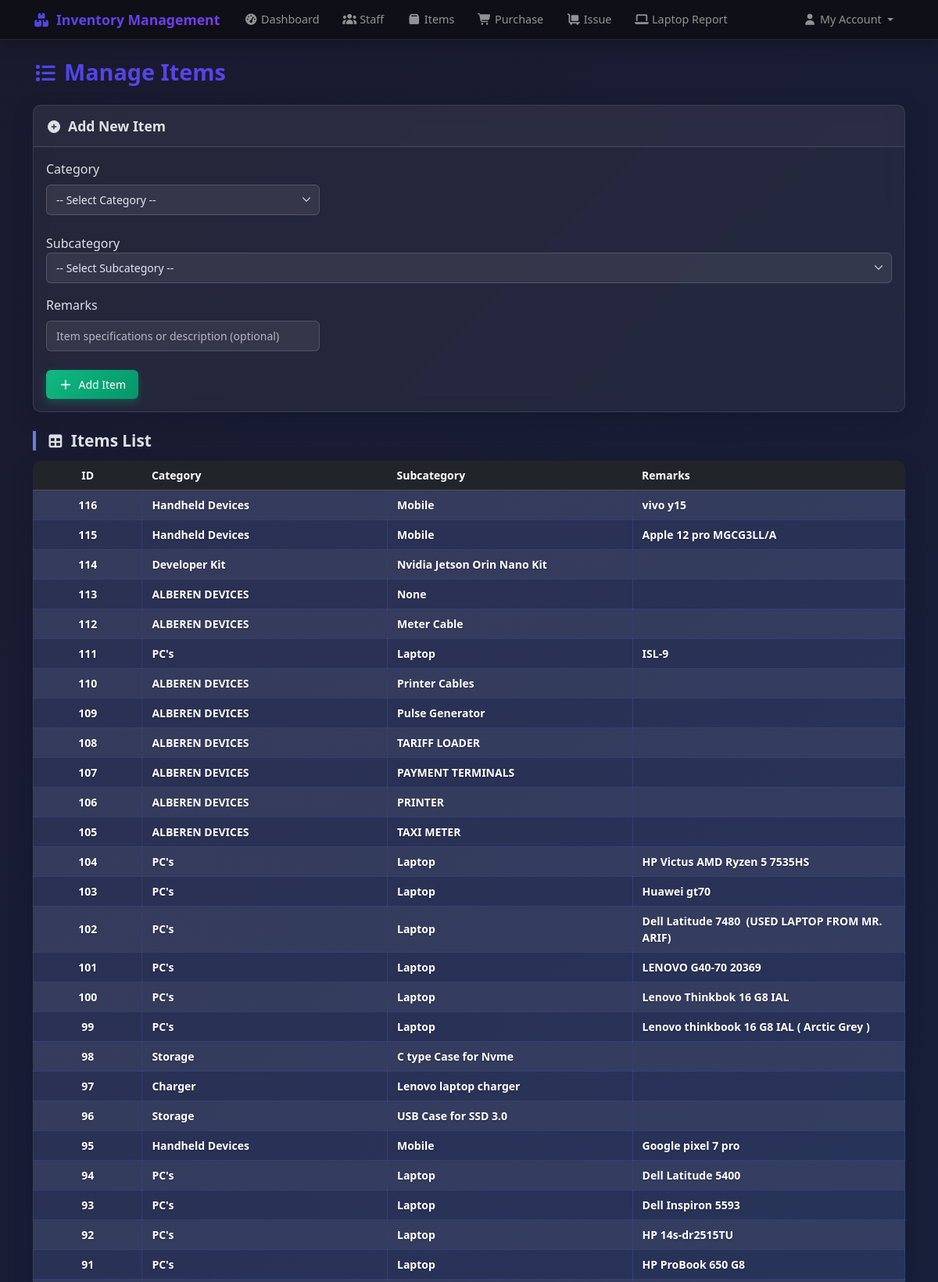
/items (upper part), run on the app's committed database.
### tables this page shows
CREATE TABLE items (
    id INTEGER PRIMARY KEY AUTOINCREMENT,
    category_id INTEGER,
    subcategory_id INTEGER,
    specs TEXT,
    remarks TEXT -- Added remarks field
);

CREATE TABLE categories (
    id INTEGER PRIMARY KEY AUTOINCREMENT,
    name TEXT NOT NULL UNIQUE
);

CREATE TABLE subcategories (
    id INTEGER PRIMARY KEY AUTOINCREMENT,
    name TEXT NOT NULL,
    category_id INTEGER NOT NULL,
    FOREIGN KEY (category_id) REFERENCES categories (id)
);

### routes.py (the view, shortened to what this page needs)
@main_bp.route('/items', methods=['GET', 'POST'])
def items():
    conn = get_db_connection()
    categories = conn.execute('SELECT MIN(id) as id, name FROM categories GROUP BY LOWER(name) ORDER BY name ASC').fetchall()
    items = conn.execute('SELECT i.id, c.name as category, s.name as subcategory, i.specs as remarks FROM items i LEFT JOIN categories c ON i.category_id = c.id LEFT JOIN subcategories s ON i.subcategory_id = s.id ORDER BY i.id DESC').fetchall()
    conn.close()
    return render_template('items.html', categories=categories, items=items)

### db.py (called while the page is built)
def get_db_connection():
    conn = sqlite3.connect('inventory.db')
    conn.row_factory = sqlite3.Row
    return conn

### templates/items.html (shortened to what this page needs)
{% extends "base.html" %}
{% block content %}
<h1 class="page-title">
    <i class="fas fa-list me-2"></i>Manage Items
</h1>
<div class="card mb-4">
    <div class="card-header">
        <i class="fas fa-plus-circle me-2"></i>Add New Item
    </div>
    <div class="card-body">
        <form method="POST" class="row g-3">
            <div class="col-12 col-sm-6 col-lg-4 mb-2">
                <label class="form-label">Category</label>
                <select name="category_id" id="categoryDropdown" class="form-select" required onchange="toggleCustomCategory(this)">
                    <option value="">-- Select Category --</option>
                </select>
            </div>
            <div class="
                <label class="form-label">Subcategory</label>
                <select name="subcategory_id" id="subcategoryDropdown" class="form-select" required onchange="toggleCustomSubcategory(this)">
                    <option value="">-- Select Subcategory --</option>
                </select>
            </div>
            <div class="col-12 col-lg-4 mb-2">
                <label class="form-label">Remarks</label>
                <input type="text" name="remarks" class="form-control" placeholder="Item specifications or description (optional)">
            </div>
            <div class="col-12">
                <button type="submit" class="btn btn-success btn-sm">
                    <i class="fas fa-plus me-2"></i>Add Item
                </button>
            </div>
        </form>
    </div>
</div>
<h4 class="section-header"><i class="fas fa-table me-2"></i>Items List</h4>
<div class="table-responsive">
    <table class="table table-striped table-hover items-table">
        <thead class="table-dark">
            <tr>
                <th>ID</th>
                <th>Category</th>
                <th>Subcategory</th>
                <th>Remarks</th>
            </tr>
        </thead>
        <tbody>
            {% for item in items %}
            <tr>
                <td>{{ item['id'] }}</td>
                <td>{{ item['category'] }}</td>
                <td>{{ item['subcategory'] }}</td>
                <td>{{ item['remarks'] }}</td>
            </tr>
            {% else %}
            <tr><td colspan="4" class="text-center text-muted">No items added yet</td></tr>
            {% endfor %}
        </tbody>
    </table>
</div>
{% endblock %}

### templates/base.html (style rules this page uses)
:root { --primary-gradient: linear-gradient(135deg, #4f46e5 0%, #7c3aed 100%); --secondary-gradient: linear-gradient(135deg, #06b6d4 0%, #3b82f6 100%); --success-gradient: linear-gradient(135deg, #10b981 0%, #059669 100%); --warning-gradient: linear-gradient(135deg, #f59e0b 0%, #d97706 100%); --card-shadow: 0 10px 25px rgba(15, 23, 42, 0.4); --card-shadow-hover: 0 15px 35px rgba(15, 23, 42, 0.5); --border-radius: 10px; }
body { background: linear-gradient(135deg, #1a1a2e 0%, #16213e 50%, #0f3460 100%); min-height: 100vh; font-family: 'Segoe UI', Tahoma, Geneva, Verdana, sans-serif; }
.card { background: rgba(255, 255, 255, 0.05); backdrop-filter: blur(10px); border: 1px solid rgba(255, 255, 255, 0.1); border-radius: var(--border-radius); box-shadow: var(--card-shadow); transition: all 0.3s ease; }
.card-header { font-size: 1.1rem; font-weight: 600; padding: 0.8rem 1rem; }
.card-header i { font-size: 1rem; margin-right: 0.4rem; }
.table { background: rgba(255, 255, 255, 0.03); border-radius: var(--border-radius); overflow: hidden; box-shadow: var(--card-shadow); font-size: 14px; }
.table th, .table td { padding: 8px 12px; vertical-align: middle; }
.table th:first-child, .table td:first-child { width: 60px; text-align: center; }
.table-responsive { border-radius: var(--border-radius); max-height: 75vh; overflow: auto; }
.table th, .table td { overflow: hidden; text-overflow: ellipsis; max-width: 200px; }
.items-table th:nth-child(1), .items-table td:nth-child(1) { width: 80px; }
.items-table th:nth-child(2), .items-table td:nth-child(2) { width: 180px; }
.items-table th:nth-child(3), .items-table td:nth-child(3) { width: 180px; }
.items-table th:nth-child(4), .items-table td:nth-child(4) { width: 400px; }
.table-dark { background: rgba(0, 0, 0, 0.3); }
.table tbody tr { transition: all 0.2s ease; }
.table td { font-weight: 600; color: #f0f8ff; background: rgba(102, 126, 234, 0.06); border: 1px solid rgba(102, 126, 234, 0.15); }
.staff-table td, .items-table td, .purchase-table td, .issue-table td { font-weight: 600; color: #f0f8ff; background: rgba(102, 126, 234, 0.08); border: 1px solid rgba(102, 126, 234, 0.2); text-shadow: 0 1px 2px rgba(0, 0, 0, 0.3); }
.staff-table td:nth-child(2), .staff-table td:nth-child(3), .staff-table td:nth-child(4), .items-table td:nth-child(2), .items-table td:nth-child(3), .items-table td:nth-child(4), .purchase-table td:nth-child(2), .purchase-table td:nth-child(4), .purchase-table td:nth-child(5), .purchase-table td:nth-child(6), .issue-table td:nth-child(2), .issue-table td:nth-child(3), .issue-table td:nth-child(4), .issue-table td:nth-child(5), .issue-table td:nth-child(6) { font-weight: 700; color: #ffffff; background: rgba(102, 126, 234, 0.15); border: 1px solid rgba(102, 126, 234, 0.3); }
.table tbody td:nth-child(1), .table tbody td:nth-child(2) { font-weight: 700; color: #ffffff; background: rgba(102, 126, 234, 0.15); border: 1px solid rgba(102, 126, 234, 0.3); }
.btn { border-radius: 6px; font-weight: 500; font-size: 14px; padding: 8px 16px; transition: all 0.3s ease; border: none; }
.btn-success { background: var(--success-gradient); box-shadow: 0 4px 12px rgba(16, 185, 129, 0.3); color: white; }
.form-control, .form-select { background: rgba(255, 255, 255, 0.08); border: 1px solid rgba(255, 255, 255, 0.15); border-radius: 6px; color: #e2e8f0; font-size: 14px; padding: 8px 12px; transition: all 0.3s ease; }
.form-select option { background-color: #1e293b !important; color: #e2e8f0 !important; padding: 8px 12px; }
.form-select { background-repeat: no-repeat; background-position: right 8px center; background-size: 16px 12px; padding-right: 32px; }
select { -webkit-appearance: none; -moz-appearance: none; appearance: none; }
select option { background-color: #1e293b !important; color: #e2e8f0 !important; }
.page-title { background: var(--primary-gradient); -webkit-background-clip: text; -webkit-text-fill-color: transparent; background-clip: text; font-weight: 700; font-size: 1.8rem; margin-bottom: 1.5rem; }
.page-title i { font-size: 1.6rem; margin-right: 0.5rem; }
.section-header { border-left: 4px solid #667eea; padding-left: 0.8rem; margin: 1.5rem 0 0.8rem 0; font-size: 1.3rem; font-weight: 600; }
.section-header i { font-size: 1.2rem; margin-right: 0.4rem; }
.table-responsive { border-radius: var(--border-radius); box-shadow: var(--card-shadow); }

### data on the page
items: id "116", category "Handheld Devices", subcategory "Mobile", remarks "vivo y15"
items: id "115", category "Handheld Devices", subcategory "Mobile", remarks "Apple 12 pro MGCG3LL/A"
items: id "114", category "Developer Kit", subcategory "Nvidia Jetson Orin Nano Kit"
items: id "113", category "ALBEREN DEVICES", subcategory "None"
items: id "112", category "ALBEREN DEVICES", subcategory "Meter Cable"
items: id "111", category "PC's", subcategory "Laptop", remarks "ISL-9"
items: id "110", category "ALBEREN DEVICES", subcategory "Printer Cables"
items: id "109", category "ALBEREN DEVICES", subcategory "Pulse Generator"
items: id "108", category "ALBEREN DEVICES", subcategory "TARIFF LOADER"
items: id "107", category "ALBEREN DEVICES", subcategory "PAYMENT TERMINALS"
items: id "106", category "ALBEREN DEVICES", subcategory "PRINTER"
items: id "105", category "ALBEREN DEVICES", subcategory "TAXI METER"
items: id "104", category "PC's", subcategory "Laptop", remarks "HP Victus AMD Ryzen 5 7535HS"
items: id "103", category "PC's", subcategory "Laptop", remarks "Huawei gt70"
items: id "102", category "PC's", subcategory "Laptop", remarks "Dell Latitude 7480 (USED LAPTOP FROM MR. ARIF)"
items: id "101", category "PC's", subcategory "Laptop", remarks "LENOVO G40-70 20369"
items: id "100", category "PC's", subcategory "Laptop", remarks "Lenovo Thinkbok 16 G8 IAL"
items: id "99", category "PC's", subcategory "Laptop", remarks "Lenovo thinkbook 16 G8 IAL ( Arctic Grey )"
items: id "98", category "Storage", subcategory "C type Case for Nvme"
items: id "97", category "Charger", subcategory "Lenovo laptop charger"
items: id "96", category "Storage", subcategory "USB Case for SSD 3.0"
items: id "95", category "Handheld Devices", subcategory "Mobile", remarks "Google pixel 7 pro"
items: id "94", category "PC's", subcategory "Laptop", remarks "Dell Latitude 5400"
items: id "93", category "PC's", subcategory "Laptop", remarks "Dell Inspiron 5593"
items: id "92", category "PC's", subcategory "Laptop", remarks "HP 14s-dr2515TU"
items: id "91", category "PC's", subcategory "Laptop", remarks "HP ProBook 650 G8"
